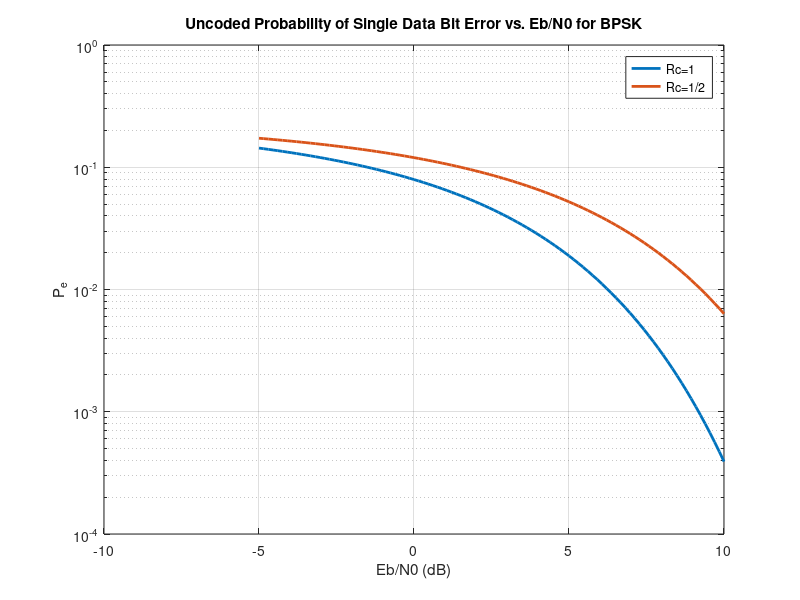

Source code (MATLAB):
%% Prob 2.a

% Define Eb/N0 values in dB
EbN0dB_1 = linspace(-5, 10, 100);

% Convert Eb/N0 to linear scale
EbN0_1 = 10.^(EbN0dB_1 / 10);

% Calculate the theoretical Pe for BPSK
Pe_theoretical = 0.5 * qfunc(sqrt(EbN0_1));
% Plot the results
figure(1);

semilogy(EbN0dB_1, Pe_theoretical, 'LineWidth', 2);
title('Uncoded Probability of Single Data Bit Error vs. Eb/N0 for BPSK');
xlabel('Eb/N0 (dB)');
ylabel('P_e');
grid on;

%% Problem 2.b
% Define Eb/N0 values in dB
EbN0dB_2 = linspace(-5, 10, 100);

% Convert Eb/N0 to linear scale
EbN0_2 = 10.^(EbN0dB_2 / 10);

% Calculate the theoretical Pe for BPSK
Pb_theoretical_2 = 0.5 * qfunc(sqrt(EbN0_2*0.5));
% Plot the results
hold on
semilogy(EbN0dB_2, Pb_theoretical_2, 'LineWidth', 2);
title('Uncoded Probability of Single Data Bit Error vs. Eb/N0 for BPSK');
xlabel('Eb/N0 (dB)');
ylabel('P_e');
grid on;
legend('Rc=1','Rc=1/2')